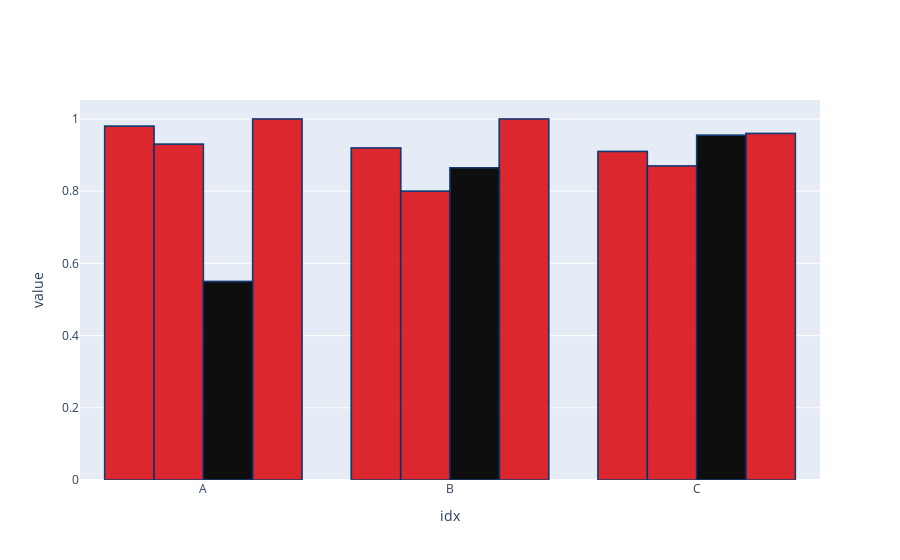

The code cell stored with this chart in its notebook:
### Code cell
df = pd.DataFrame({'idx':['A','B','C'], 'cat1':[0.98,0.92,0.91], 'cat2':[0.93,0.80,0.87], 'cat3':[0.55,0.865,0.955], 'cat4':[1,1,0.96]})


fig = go.Figure()
indexes = ['A','B','C']
groups = ['cat1','cat2','cat3','cat4']
colors = ['#dc1a22','#dc1a22','#000000','#dc1a22']

## this can be generalized a bit better
width = 0.2
offset = [-0.4,-0.2,0,0.2]

for i in indexes:
    for g, c, o in zip(groups, colors, offset):
            fig.add_trace(
                go.Bar(x=df['idx'], y=df[g], marker_color=c, width=width, offset=o)
            )

fig.update_traces(
    marker_line_color='rgb(8,48,107)',
    marker_line_width=1.5, 
    opacity=0.6
)

fig.update_layout(
    xaxis_title='idx',
    yaxis_title='value',
    barmode='group', 
    showlegend=False
)

fig.show()

### Figure 1 — Plotly figure (JSON) as saved in the notebook; plotly's stock layout.template omitted (floating-point values rounded to 4 significant figures)
{"data": [{"marker": {"color": "#dc1a22", "line": {"color": "rgb(8,48,107)", "width": 1.5}}, "offset": -0.4, "opacity": 0.6, "type": "bar", "width": 0.2, "x": ["A", "B", "C"], "y": [0.98, 0.92, 0.91]}, {"marker": {"color": "#dc1a22", "line": {"color": "rgb(8,48,107)", "width": 1.5}}, "offset": -0.2, "opacity": 0.6, "type": "bar", "width": 0.2, "x": ["A", "B", "C"], "y": [0.93, 0.8, 0.87]}, {"marker": {"color": "#000000", "line": {"color": "rgb(8,48,107)", "width": 1.5}}, "offset": 0, "opacity": 0.6, "type": "bar", "width": 0.2, "x": ["A", "B", "C"], "y": [0.55, 0.865, 0.955]}, {"marker": {"color": "#dc1a22", "line": {"color": "rgb(8,48,107)", "width": 1.5}}, "offset": 0.2, "opacity": 0.6, "type": "bar", "width": 0.2, "x": ["A", "B", "C"], "y": [1, 1, 0.96]}, {"marker": {"color": "#dc1a22", "line": {"color": "rgb(8,48,107)", "width": 1.5}}, "offset": -0.4, "opacity": 0.6, "type": "bar", "width": 0.2, "x": ["A", "B", "C"], "y": [0.98, 0.92, 0.91]}, {"marker": {"color": "#dc1a22", "line": {"color": "rgb(8,48,107)", "width": 1.5}}, "offset": -0.2, "opacity": 0.6, "type": "bar", "width": 0.2, "x": ["A", "B", "C"], "y": [0.93, 0.8, 0.87]}, {"marker": {"color": "#000000", "line": {"color": "rgb(8,48,107)", "width": 1.5}}, "offset": 0, "opacity": 0.6, "type": "bar", "width": 0.2, "x": ["A", "B", "C"], "y": [0.55, 0.865, 0.955]}, {"marker": {"color": "#dc1a22", "line": {"color": "rgb(8,48,107)", "width": 1.5}}, "offset": 0.2, "opacity": 0.6, "type": "bar", "width": 0.2, "x": ["A", "B", "C"], "y": [1, 1, 0.96]}, {"marker": {"color": "#dc1a22", "line": {"color": "rgb(8,48,107)", "width": 1.5}}, "offset": -0.4, "opacity": 0.6, "type": "bar", "width": 0.2, "x": ["A", "B", "C"], "y": [0.98, 0.92, 0.91]}, {"marker": {"color": "#dc1a22", "line": {"color": "rgb(8,48,107)", "width": 1.5}}, "offset": -0.2, "opacity": 0.6, "type": "bar", "width": 0.2, "x": ["A", "B", "C"], "y": [0.93, 0.8, 0.87]}, {"marker": {"color": "#000000", "line": {"color": "rgb(8,48,107)", "width": 1.5}}, "offset": 0, "opacity": 0.6, "type": "bar", "width": 0.2, "x": ["A", "B", "C"], "y": [0.55, 0.865, 0.955]}, {"marker": {"color": "#dc1a22", "line": {"color": "rgb(8,48,107)", "width": 1.5}}, "offset": 0.2, "opacity": 0.6, "type": "bar", "width": 0.2, "x": ["A", "B", "C"], "y": [1, 1, 0.96]}], "layout": {"barmode": "group", "showlegend": false, "xaxis": {"title": {"text": "idx"}}, "yaxis": {"title": {"text": "value"}}}}
